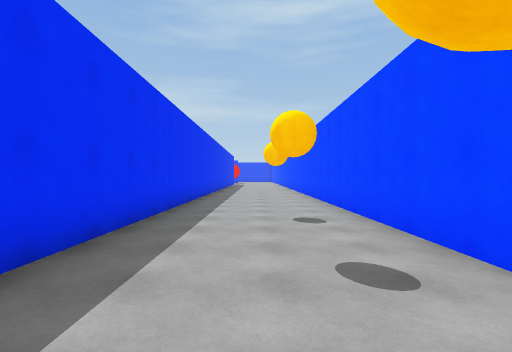
View 1 (above)

19 first-person views from a walk through a 3-D level made in the Unity game engine. The camera is 1.5 m above the floor, looks level and sees 85° across. The floor is counted in squares, 2 m on a side. Each view is taken from the middle of a square. On the plan, view 1 faces up. The plan holds only what a view shows up to about 10 squares ahead; the rest is blank. The place goes on beyond the plan. The player character is not drawn.

View 2
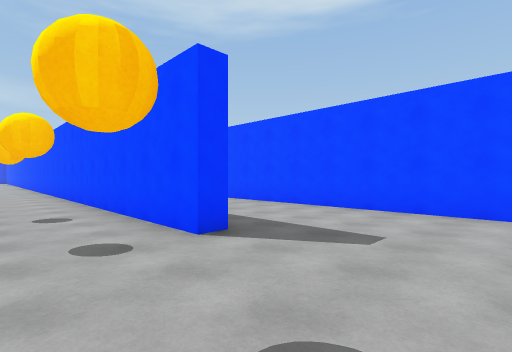

View 3
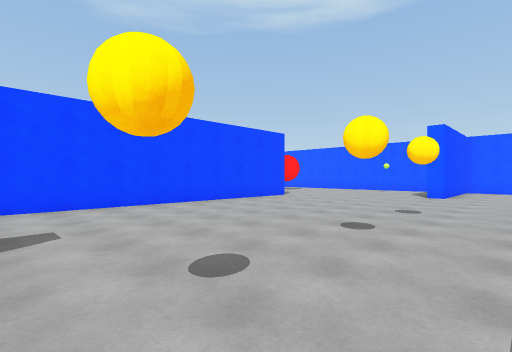

View 4
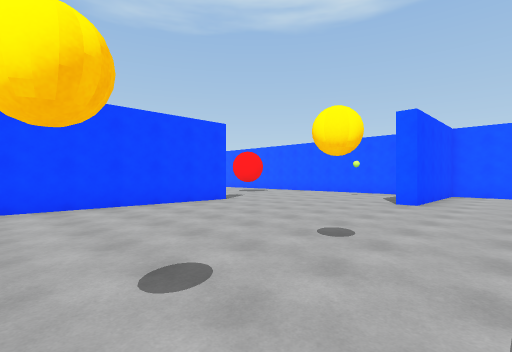

View 5
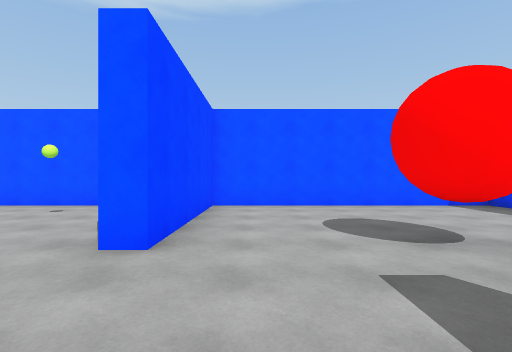

View 6
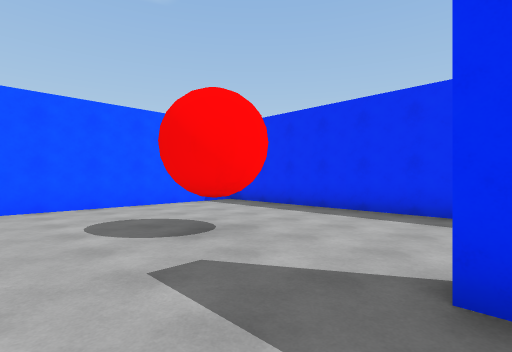

View 7
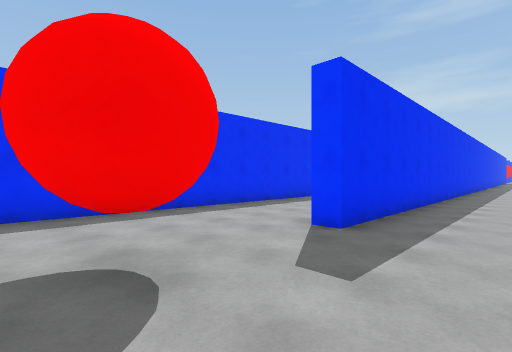

View 8
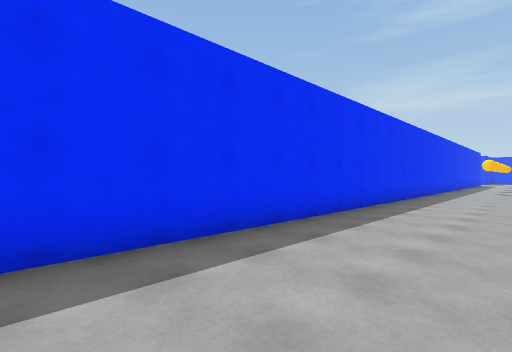

View 9
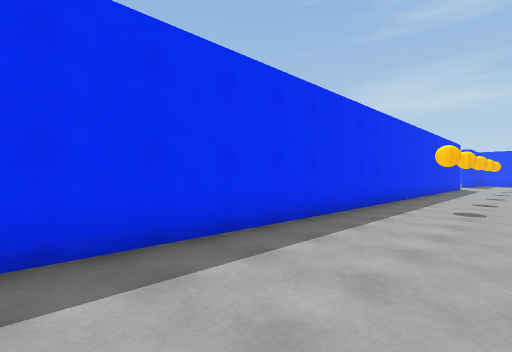

View 10
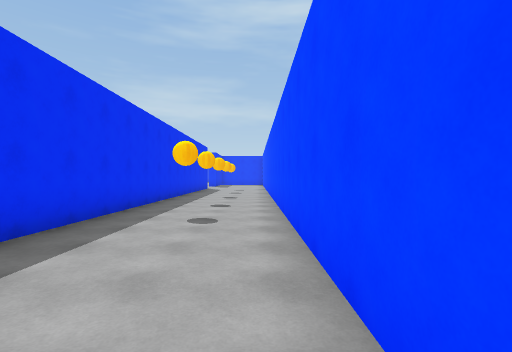

View 11
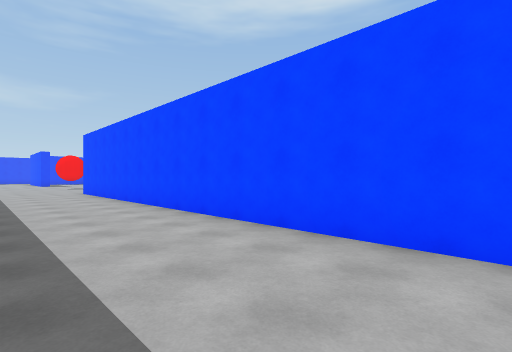

View 12
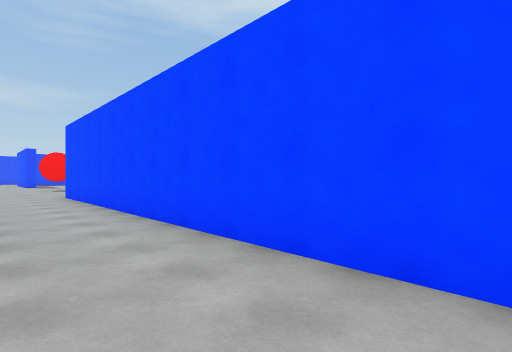

View 13
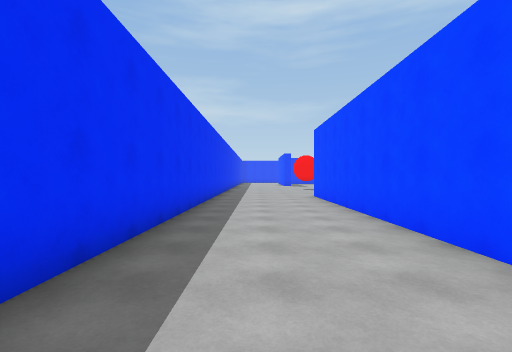

View 14
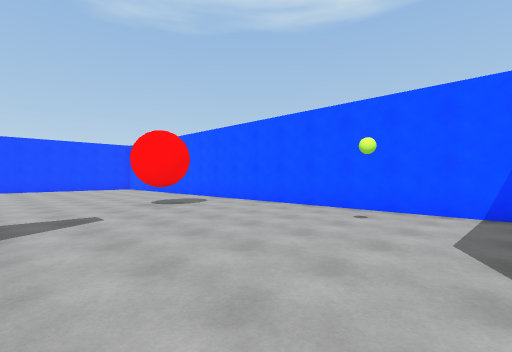

View 15
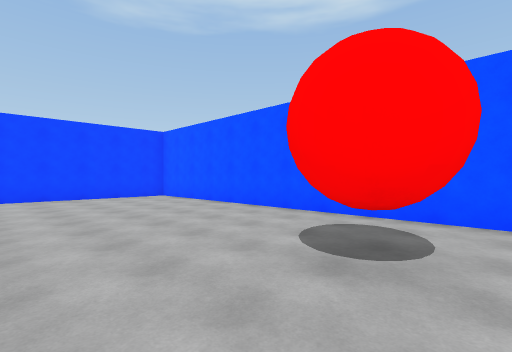

View 16
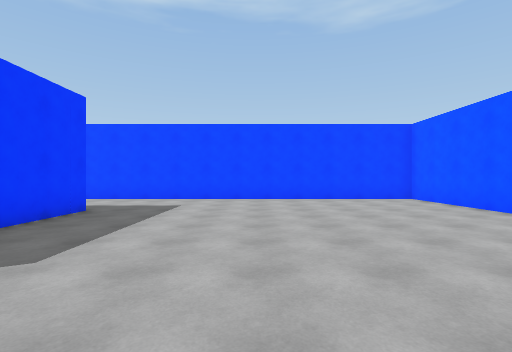

View 17
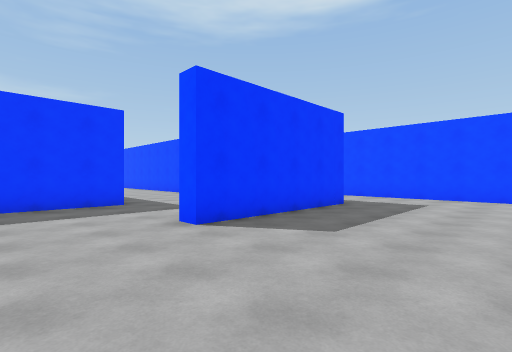

View 18
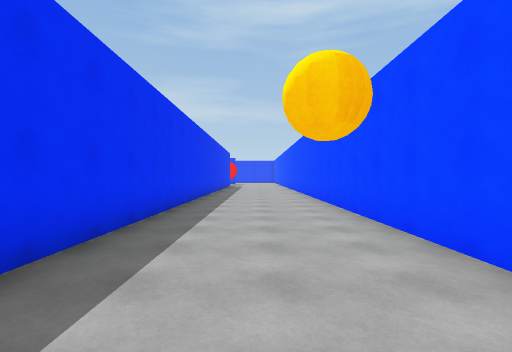

View 19
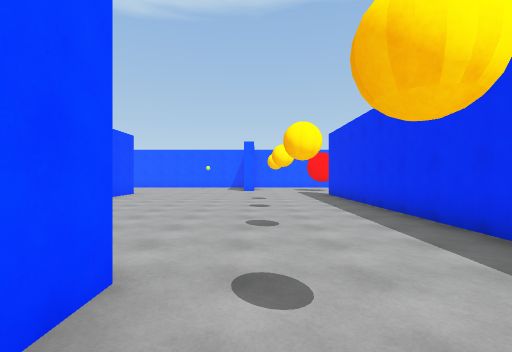

### Floor plan
Points are (right, up) in squares from view 1. A wall is a line through its corners. A room is listed if a view was taken in it or the views show most of it. See-through windows are left out.
Room 1 (views 1, 2, 3, 4, 5, 6, 7, 8, 9, 10, 11, 12, 13, 14, 18, 19)
walls: (2.5, 2.1) (2, 2.1) (2, 14); (-2.4, 1.5) (-2.4, 10.5); (6.2, -7.8) (6.2, 14.4); (-5.9, 11) (-5.9, -14.1); (2.5, 13.9) (2.5, 5.6); (2.2, -14.1) (8.4, -14.1); (-1.9, 14) (-1.9, -7.3) (-2.5, -7.3); (-5.1, -14.1) (1.1, -14.1) (1.1, -9.8) (1.6, -9.8)
ways out: opening at (8.3, -9) to room 2; opening at (9, -13) to room 2
Room 2 (views 15, 16, 17)
walls: (10.8, -1.5) (8.2, -1.5); (15.1, -5.3) (10.4, -5.3) (10.4, -4.8); (8.4, -14.1) (18.1, -14.1) (18.1, -3.4)
ways out: opening at (8.3, -9) to room 1; opening at (9, -13) to room 1

Positions as (right, up) in squares from view 1, and headings:
1: (0, 0), facing up
2: (0, -1), facing up-right
3: (-1, 1), facing down-right
4: (-1, -2), facing down-right
5: (0, -7), facing down
6: (0, -7), facing down-left
7: (0, -11), facing up-left
8: (-3, -9), facing up-left
9: (-3, -1), facing up-left
10: (-3, 1), facing up
11: (3, 1), facing up-right
12: (4, 3), facing up-right
13: (4, 4), facing up
14: (2, -8), facing down-right
15: (8, -9), facing down-right
16: (9, -9), facing right
17: (8, -9), facing up-right
18: (0, 4), facing up
19: (1, 4), facing down
